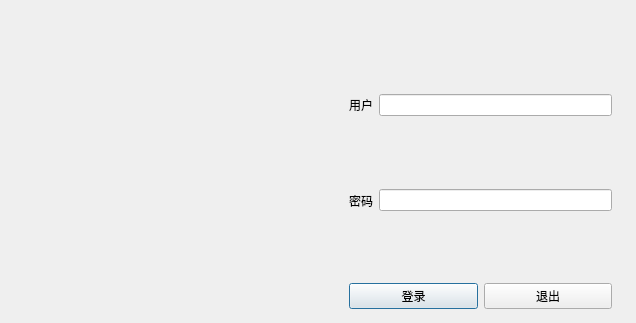
<?xml version="1.0" encoding="UTF-8"?>
<ui version="4.0">
 <class>LogMenu</class>
 <widget class="QWidget" name="LogMenu">
  <property name="geometry">
   <rect>
    <x>0</x>
    <y>0</y>
    <width>636</width>
    <height>323</height>
   </rect>
  </property>
  <property name="windowTitle">
   <string>Form</string>
  </property>
  <widget class="QWidget" name="widget_3" native="true">
   <property name="geometry">
    <rect>
     <x>340</x>
     <y>60</y>
     <width>281</width>
     <height>281</height>
    </rect>
   </property>
   <layout class="QVBoxLayout" name="verticalLayout">
    <item>
     <widget class="QWidget" name="widget" native="true">
      <layout class="QHBoxLayout" name="horizontalLayout">
       <item>
        <widget class="QLabel" name="account_label">
         <property name="text">
          <string>用户</string>
         </property>
        </widget>
       </item>
       <item>
        <widget class="QLineEdit" name="account_line"/>
       </item>
      </layout>
     </widget>
    </item>
    <item>
     <widget class="QWidget" name="widget_2" native="true">
      <layout class="QHBoxLayout" name="horizontalLayout_2">
       <item>
        <widget class="QLabel" name="password_label">
         <property name="text">
          <string>密码</string>
         </property>
        </widget>
       </item>
       <item>
        <widget class="QLineEdit" name="password_line">
         <property name="echoMode">
          <enum>QLineEdit::Password</enum>
         </property>
        </widget>
       </item>
      </layout>
     </widget>
    </item>
    <item>
     <widget class="QWidget" name="widget_4" native="true">
      <layout class="QHBoxLayout" name="horizontalLayout_3">
       <item>
        <widget class="QPushButton" name="log_btn">
         <property name="text">
          <string>登录</string>
         </property>
         <property name="default">
          <bool>true</bool>
         </property>
        </widget>
       </item>
       <item>
        <widget class="QPushButton" name="quit_btn">
         <property name="text">
          <string>退出</string>
         </property>
        </widget>
       </item>
      </layout>
     </widget>
    </item>
   </layout>
  </widget>
 </widget>
 <resources/>
 <connections/>
</ui>
